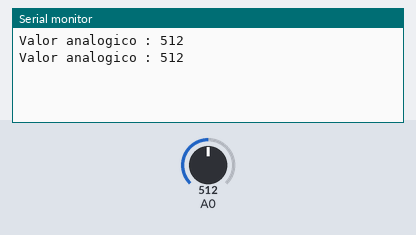
This sketch was run on a simulated Arduino Uno, built with avr-gcc and run on an emulated ATmega328P. On the bench: the last lines printed to the serial monitor. The test bench sets the inputs (shaded band); at power-on: A0 = 512.

Above: at 1.8 s.
1.9 s: A0 set to 716
At 2.8 s:
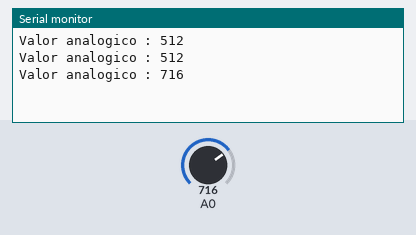
3.4 s: A0 set to 900
At 4.8 s:
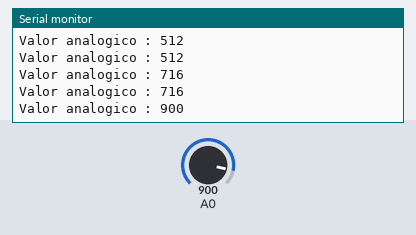
Timing chart, 0 to 6.4 s (numbered marks = the images above; inputs shaded):
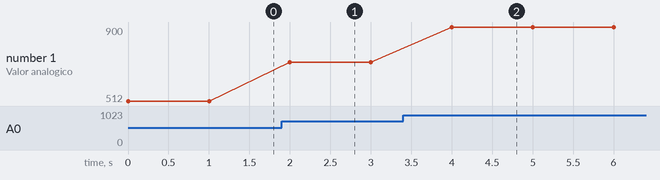

Measured:
- after the input at 1.9 s, the serial monitor: prints a new line after 0.10 s (image 1)
- after the input at 3.4 s, the serial monitor: prints a new line after 0.60 s (image 2)
- plotted number 1: 512 → 716 after the input at 1.9 s, 716 → 900 after the input at 3.4 s

The sketch:

i2C.ino
```cpp
int valor = 0; // Variable donde almacenaremos el valor del potenciometro

void setup() {
  Serial.begin(9600);  // Inicializamos la comunicación serial
}

void loop() {
  valor = analogRead(A0); // Leemos del pin A0 valor

  // Imprimimos el valor por el monitor serie (0 - 1023)
  Serial.print("Valor analogico : ");
  Serial.println(valor);
  delay(1000);
}
```
